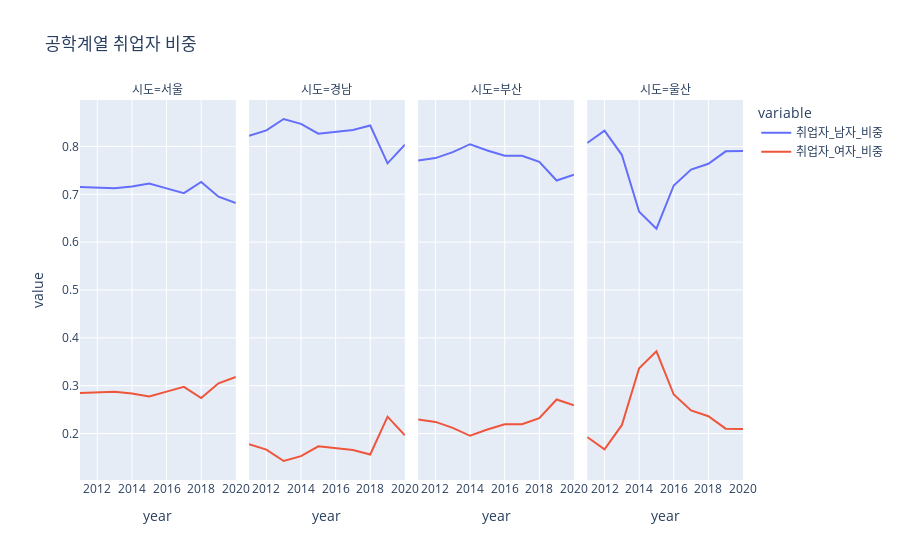

Notebook code cell kept with this figure:
### Code cell
px.line(sum111.query('variable in ["취업자_남자_비중", "취업자_여자_비중"]'), x = 'year', y = 'value', color = 'variable', facet_col = '시도', facet_col_wrap=4, category_orders={'시도':['서울', '경남', '부산', '울산']},
        title = "공학계열 취업자 비중")

### Figure 1 — Plotly figure (JSON) as saved in the notebook; plotly's stock layout.template omitted (floating-point values rounded to 4 significant figures)
{"data": [{"hovertemplate": "variable=취업자_남자_비중<br>시도=서울<br>year=%{x}<br>value=%{y}<extra></extra>", "legendgroup": "취업자_남자_비중", "line": {"color": "#636efa", "dash": "solid"}, "marker": {"symbol": "circle"}, "mode": "lines", "name": "취업자_남자_비중", "orientation": "v", "showlegend": true, "type": "scatter", "x": [2011, 2012, 2013, 2014, 2015, 2016, 2017, 2018, 2019, 2020], "xaxis": "x", "y": [0.7154, 0.7133, 0.7125, 0.7164, 0.7228, 0.7124, 0.7026, 0.7258, 0.6951, 0.6818], "yaxis": "y"}, {"hovertemplate": "variable=취업자_남자_비중<br>시도=경남<br>year=%{x}<br>value=%{y}<extra></extra>", "legendgroup": "취업자_남자_비중", "line": {"color": "#636efa", "dash": "solid"}, "marker": {"symbol": "circle"}, "mode": "lines", "name": "취업자_남자_비중", "orientation": "v", "showlegend": false, "type": "scatter", "x": [2011, 2012, 2013, 2014, 2015, 2016, 2017, 2018, 2019, 2020], "xaxis": "x2", "y": [0.8224, 0.8336, 0.8575, 0.8472, 0.8267, 0.83, 0.8344, 0.8439, 0.7648, 0.8039], "yaxis": "y2"}, {"hovertemplate": "variable=취업자_남자_비중<br>시도=부산<br>year=%{x}<br>value=%{y}<extra></extra>", "legendgroup": "취업자_남자_비중", "line": {"color": "#636efa", "dash": "solid"}, "marker": {"symbol": "circle"}, "mode": "lines", "name": "취업자_남자_비중", "orientation": "v", "showlegend": false, "type": "scatter", "x": [2011, 2012, 2013, 2014, 2015, 2016, 2017, 2018, 2019, 2020], "xaxis": "x3", "y": [0.7707, 0.7758, 0.7881, 0.8048, 0.7916, 0.7808, 0.7804, 0.7681, 0.7289, 0.741], "yaxis": "y3"}, {"hovertemplate": "variable=취업자_남자_비중<br>시도=울산<br>year=%{x}<br>value=%{y}<extra></extra>", "legendgroup": "취업자_남자_비중", "line": {"color": "#636efa", "dash": "solid"}, "marker": {"symbol": "circle"}, "mode": "lines", "name": "취업자_남자_비중", "orientation": "v", "showlegend": false, "type": "scatter", "x": [2011, 2012, 2013, 2014, 2015, 2016, 2017, 2018, 2019, 2020], "xaxis": "x4", "y": [0.8072, 0.8331, 0.7826, 0.6636, 0.6282, 0.7185, 0.7517, 0.7638, 0.7898, 0.7906], "yaxis": "y4"}, {"hovertemplate": "variable=취업자_여자_비중<br>시도=서울<br>year=%{x}<br>value=%{y}<extra></extra>", "legendgroup": "취업자_여자_비중", "line": {"color": "#EF553B", "dash": "solid"}, "marker": {"symbol": "circle"}, "mode": "lines", "name": "취업자_여자_비중", "orientation": "v", "showlegend": true, "type": "scatter", "x": [2011, 2012, 2013, 2014, 2015, 2016, 2017, 2018, 2019, 2020], "xaxis": "x", "y": [0.2846, 0.2867, 0.2875, 0.2836, 0.2772, 0.2876, 0.2974, 0.2742, 0.3049, 0.3182], "yaxis": "y"}, {"hovertemplate": "variable=취업자_여자_비중<br>시도=경남<br>year=%{x}<br>value=%{y}<extra></extra>", "legendgroup": "취업자_여자_비중", "line": {"color": "#EF553B", "dash": "solid"}, "marker": {"symbol": "circle"}, "mode": "lines", "name": "취업자_여자_비중", "orientation": "v", "showlegend": false, "type": "scatter", "x": [2011, 2012, 2013, 2014, 2015, 2016, 2017, 2018, 2019, 2020], "xaxis": "x2", "y": [0.1776, 0.1664, 0.1425, 0.1528, 0.1733, 0.17, 0.1656, 0.1561, 0.2352, 0.1961], "yaxis": "y2"}, {"hovertemplate": "variable=취업자_여자_비중<br>시도=부산<br>year=%{x}<br>value=%{y}<extra></extra>", "legendgroup": "취업자_여자_비중", "line": {"color": "#EF553B", "dash": "solid"}, "marker": {"symbol": "circle"}, "mode": "lines", "name": "취업자_여자_비중", "orientation": "v", "showlegend": false, "type": "scatter", "x": [2011, 2012, 2013, 2014, 2015, 2016, 2017, 2018, 2019, 2020], "xaxis": "x3", "y": [0.2293, 0.2242, 0.2119, 0.1952, 0.2084, 0.2192, 0.2196, 0.2319, 0.2711, 0.259], "yaxis": "y3"}, {"hovertemplate": "variable=취업자_여자_비중<br>시도=울산<br>year=%{x}<br>value=%{y}<extra></extra>", "legendgroup": "취업자_여자_비중", "line": {"color": "#EF553B", "dash": "solid"}, "marker": {"symbol": "circle"}, "mode": "lines", "name": "취업자_여자_비중", "orientation": "v", "showlegend": false, "type": "scatter", "x": [2011, 2012, 2013, 2014, 2015, 2016, 2017, 2018, 2019, 2020], "xaxis": "x4", "y": [0.1928, 0.1669, 0.2174, 0.3364, 0.3718, 0.2815, 0.2483, 0.2362, 0.2102, 0.2094], "yaxis": "y4"}], "layout": {"annotations": [{"font": {}, "showarrow": false, "text": "시도=서울", "x": 0.1175, "xanchor": "center", "xref": "paper", "y": 1, "yanchor": "bottom", "yref": "paper"}, {"font": {}, "showarrow": false, "text": "시도=경남", "x": 0.3725, "xanchor": "center", "xref": "paper", "y": 1, "yanchor": "bottom", "yref": "paper"}, {"font": {}, "showarrow": false, "text": "시도=부산", "x": 0.6275, "xanchor": "center", "xref": "paper", "y": 1, "yanchor": "bottom", "yref": "paper"}, {"font": {}, "showarrow": false, "text": "시도=울산", "x": 0.8825, "xanchor": "center", "xref": "paper", "y": 1, "yanchor": "bottom", "yref": "paper"}], "legend": {"title": {"text": "variable"}, "tracegroupgap": 0}, "title": {"text": "공학계열 취업자 비중"}, "xaxis": {"anchor": "y", "domain": [0, 0.235], "title": {"text": "year"}}, "xaxis2": {"anchor": "y2", "domain": [0.255, 0.49], "matches": "x", "title": {"text": "year"}}, "xaxis3": {"anchor": "y3", "domain": [0.51, 0.745], "matches": "x", "title": {"text": "year"}}, "xaxis4": {"anchor": "y4", "domain": [0.765, 1.0], "matches": "x", "title": {"text": "year"}}, "yaxis": {"anchor": "x", "domain": [0, 1], "title": {"text": "value"}}, "yaxis2": {"anchor": "x2", "domain": [0, 1], "matches": "y", "showticklabels": false}, "yaxis3": {"anchor": "x3", "domain": [0, 1], "matches": "y", "showticklabels": false}, "yaxis4": {"anchor": "x4", "domain": [0, 1], "matches": "y", "showticklabels": false}}}
